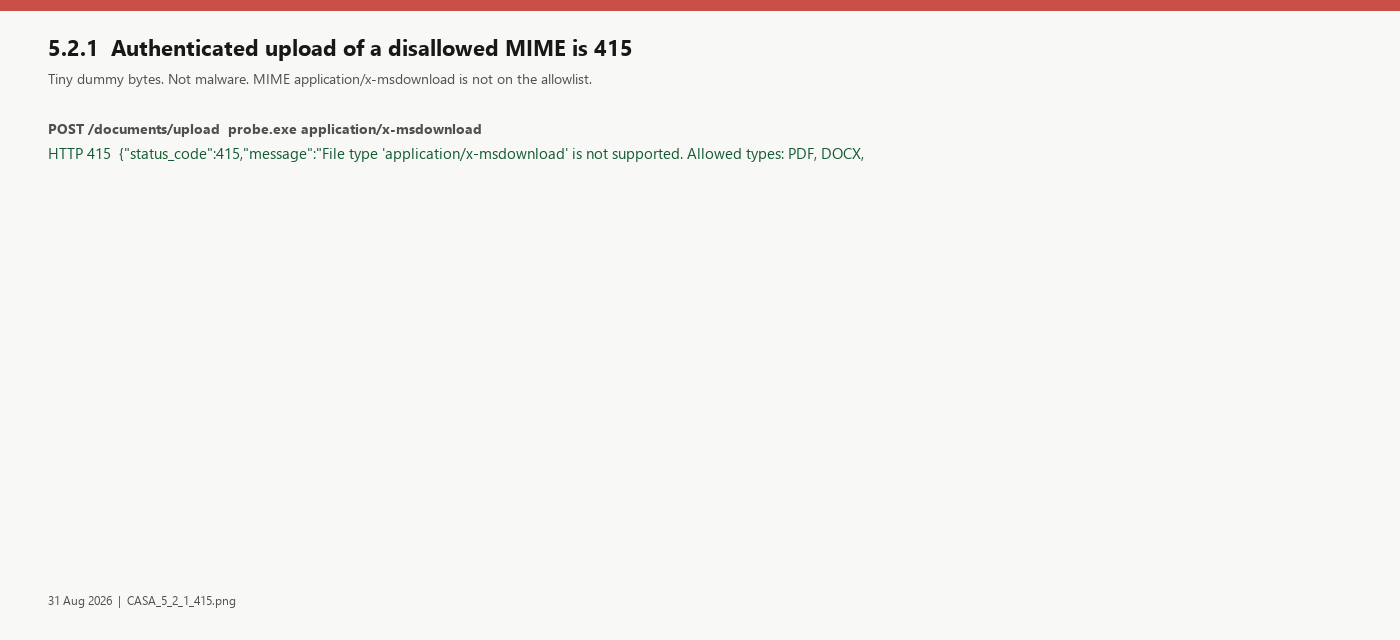
#> input picture casa_al1_evidence/m9/tac_images/5.2.1/CASA_5_2_1_415.png, 1400 x 640 px, given in place of CASA_5_2_1_picker_raw.png, which was not available
$ python casa_521_caption.py
#> lines starting #> are read from the running program, lines starting #| are printed output that depends on the picture
"""Stamp staging deal URL onto the 5.2.1 picker shot. Deletes the raw frame."""
from pathlib import Path

from PIL import Image, ImageDraw, ImageFont

OUT = Path(r"c:\Projects\velvet-elves-data\casa_al1_evidence\m9\tac_images\5.2.1")
RAW = OUT / "CASA_5_2_1_picker_raw.png"
FINAL = OUT / "CASA_5_2_1_picker.png"


def font(size: int, bold: bool = False):
    name = "segoeuib.ttf" if bold else "segoeui.ttf"
    p = Path(rf"C:\Windows\Fonts\{name}")
    if p.exists():
        return ImageFont.truetype(str(p), size)
    return ImageFont.load_default()


def main() -> None:
    url_file = OUT / "_picker_url.txt"
    url = (
        url_file.read_text(encoding="utf-8").strip()
        if url_file.exists()
        else "https://app.stage.velvetelves.com/transactions/?tab=compliance"
    )
    src = Image.open(RAW).convert("RGB")
#> src is the input picture: PIL image 1400x640 RGB; mean R, G, B 245, 243.1, 240.9
    w, h = src.size
#> w = 1400; h = 640
    bar = 72
    canvas_w = max(w, 1080)
#> canvas_w = 1400
    im = Image.new("RGB", (canvas_w, h + bar), (248, 248, 246))
    d = ImageDraw.Draw(im)
    d.rectangle((0, 0, canvas_w, 8), fill=(200, 80, 70))
    d.text((20, 16), "5.2.1  Upload picker lists allowed types (no malware uploaded)", font=font(15, True), fill=(24, 24, 24))
    d.text((20, 40), f"{url}  |  31 Aug 2026", font=font(12), fill=(80, 80, 80))
    im.paste(src, ((canvas_w - w) // 2, bar))
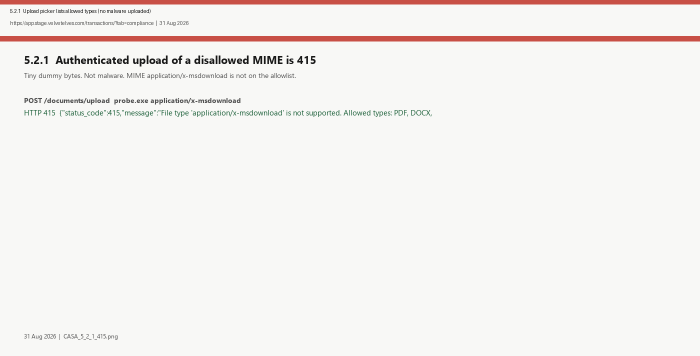
#> im: PIL image 1400x712 RGB (shown at 1/2 size); mean R, G, B 244.4, 241.2, 238.9
    im.save(FINAL, "PNG")
    RAW.unlink(missing_ok=True)
    url_file.unlink(missing_ok=True)
    print("wrote", FINAL)


if __name__ == "__main__":
    main()

$ run again, on casa_al1_evidence/m9/tac_images/5.2.1/CASA_5_2_1_uploads_code.png
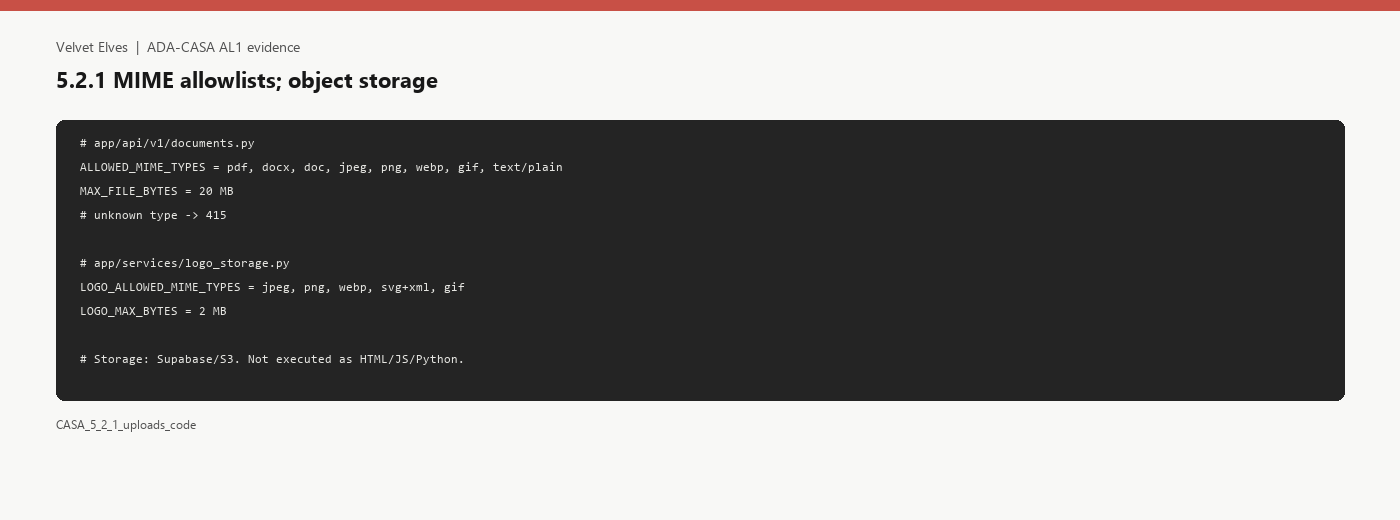
#> input picture casa_al1_evidence/m9/tac_images/5.2.1/CASA_5_2_1_uploads_code.png, 1400 x 520 px, given in place of CASA_5_2_1_picker_raw.png, which was not available
#> in main, src is the input picture: PIL image 1400x520 RGB; mean R, G, B 141.6, 139.1, 137.9
#> in main, `im.paste(src, ((canvas_w - w) // 2, bar))`:
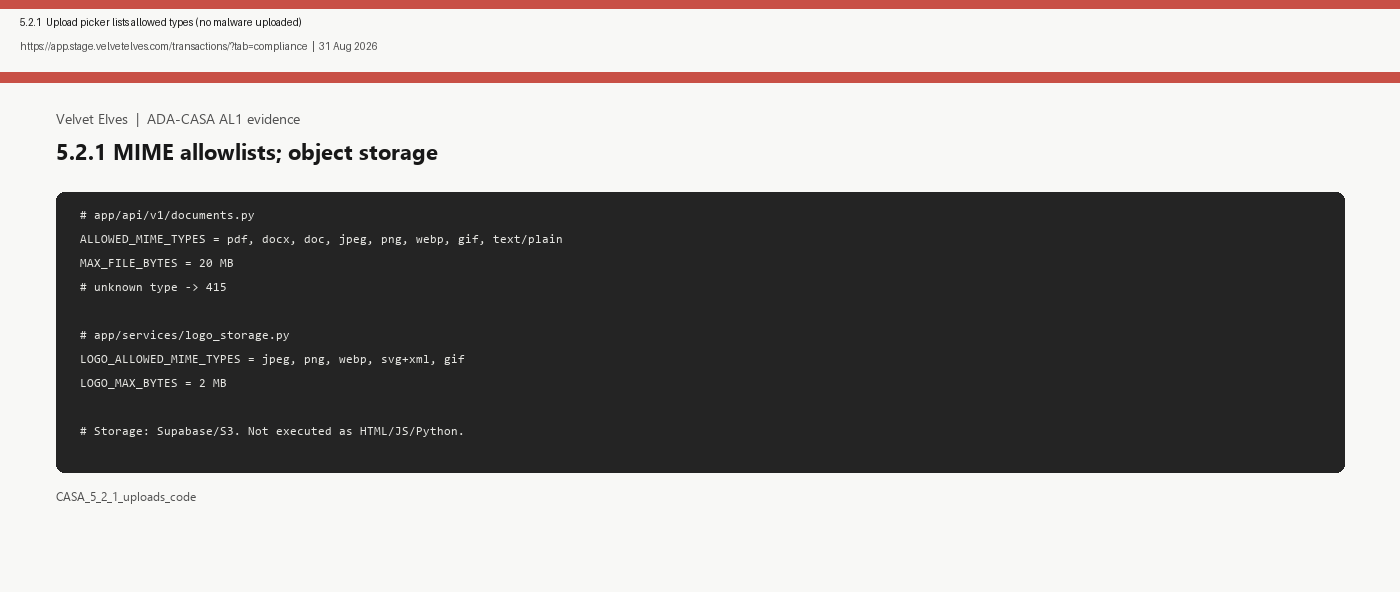
#> im: PIL image 1400x592 RGB; mean R, G, B 153.5, 149.4, 148
